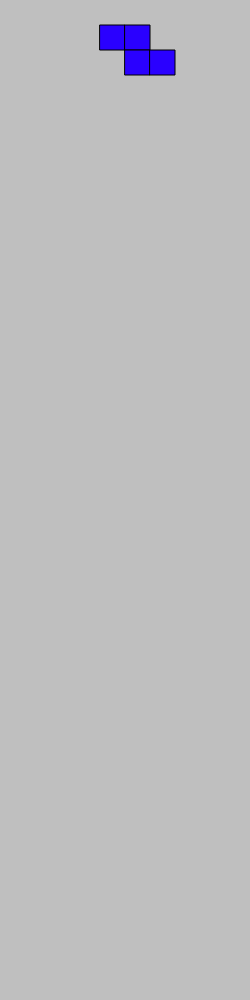
Frame 1 (no input)
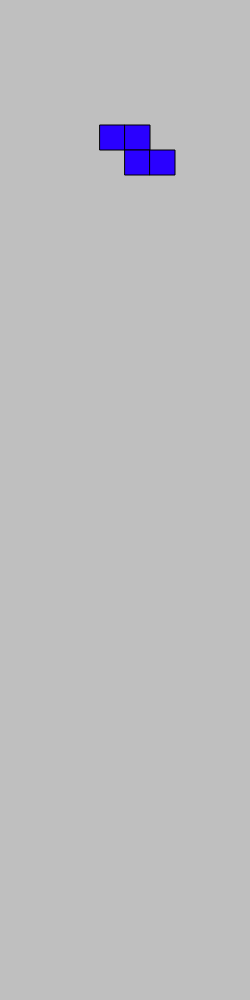
Frame 60 (no input)
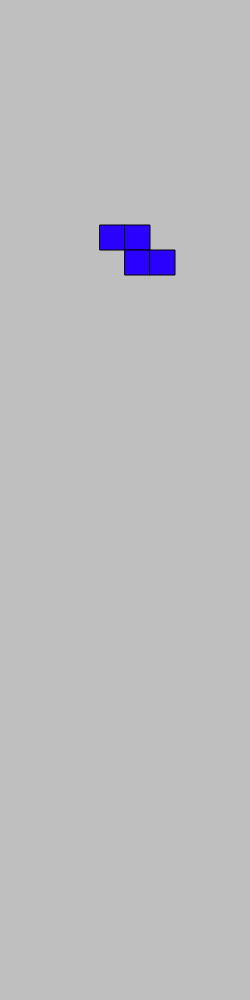
Frame 120 (the mouse pressed at the canvas centre since frame 60)

The p5.js sketch that drew these frames (run headless with seeded random() and noise() and a simulated clock; from frame 60 on, the mouse is pressed at the canvas centre):

// p5.js sketch
// ── sketch.js
let resx = 250;
let N = 10;
let w = resx/N;

let M = Math.floor(window.innerHeight/w)
let resy = M*w;

let current;
let bloco;

function keyPressed() {
  if (keyCode === UP_ARROW) current.turn();
  else if (keyCode === LEFT_ARROW) {
    if (!current.contactLeft()) current.x-=w;
  } else if (keyCode === RIGHT_ARROW) {
    if (!current.contactRight()) current.x+=w;
  }
}

function setup() {
  createCanvas(resx, resy);
  colorMode(HSB);
  rectMode(CENTER);
  current = new Peca();
  bloco = new Bloco();
}

function draw() {
  
  background(75);
  
  if (keyIsPressed === true) {
    if (keyCode === DOWN_ARROW) {
      if (!current.contactBottom()) current.y+=w;
    } 
  }
  
  update();
  current.show();
  bloco.checkFilledRows();
  bloco.show();
}

function update() {
    
  if(frameCount%15==0) {

    if ( !current.contactBottom() ) current.y+=w;
    else {
      bloco.addPeca(current);
      current = new Peca(); 
    }
  }
}
// ── Bloco.js
class Bloco {
  
    constructor () {
      this.cor = new Array(M*N).fill(null) ;
      this.ids = new Array(M*N).fill(null) ;
    }
    
    addPeca(peca) {
      
      let xs = peca.getXYs().xs;
      let ys = peca.getXYs().ys;
      
      for (let k = 0 ; k < xs.length ; k++ ){
        
        let i = floor( xs[k] / w );
        let j = floor( ys[k] / w );
        let index = i + j*N;
        
        this.cor[index] = peca.hu;
        this.ids[index] = index;
      }
    }
    
    show () {
      
      let reducedIds = this.ids.filter( id => id!=null);
      if( reducedIds.length == 0) return;
      
      stroke(0,0,0);
      strokeWeight(1);
      
      for(let id of reducedIds) {
        let xp = ( id%N )*w + w/2;
        let yp = floor( id/N )*w + w/2;
        
        fill(this.cor[id],255,255);
        rect(xp,yp,w,w);
      }
    }
    
    checkFilledRows() {
      
      for (let row = M-1 ; row >= 0 ; row--) {
        
        let cont = 0;
        
        for (let i = 0 ; i < N ; i ++) {
          let index = i + row*N;
          if (this.ids[index] != null) cont++;
        }
        
        if (cont == 0) return;
        if (cont == N) {
          this.exclude(row);
          return;
        }
      }
    }
    
    exclude(row){
            
      let index = row*N;
      this.ids.splice(index,N);
      this.cor.splice(index,N);
      
      for (let ind = index-1 ; ind >= 0 ; ind--) {
        if ( this.ids[ind] != null ) {
          this.ids[ind] += N;
        }
      }
      
      for (let i = 0 ; i < N ; i++) {
        this.cor.unshift(null);
        this.ids.unshift(null);
      }
    }
    
} // class ends
  
// ── Peca.js
class Peca {
  
    constructor() {
      
      let pecas = [
        [5,9,10,11],
        [6,8,9,10],
        [5,6,9,10],
        [6,9,10,11],
        [8,9,5,6],
        [5,6,10,11],
        [8,9,10,11]
      ];
      
      let num = floor(random(pecas.length));
      
      this.x = 3*w;
      this.y = 0*w;
      this.hu = 50*num;
      this.th = 0;
      this.ind = pecas[num];
    }
    
    getXYs() {
      
      let xs = [];
      let ys = [];
      
      for (let id of this.ind){
        let i = id%4;
        let j = floor(id/4);
        let x = i*w + w/2;
        let y = j*w + w/2;
  
        let xp =   (x-2*w)*cos(this.th) + 
                   (y-2*w)*sin(this.th) + 2*w;
        let yp = - (x-2*w)*sin(this.th) + 
                   (y-2*w)*cos(this.th) + 2*w;
  
        xs.push( xp+=this.x );
        ys.push( yp+=this.y );
      }
      return { xs: xs , ys: ys };
    }
    
    show() {
    
      stroke(0,0,0);
      strokeWeight(1);
      fill(this.hu,255,255);
      
      let xAll = this.getXYs().xs;
      let yAll = this.getXYs().ys;
      
      for (let i = 0; i < xAll.length ; i++){
        rect(xAll[i],yAll[i],w,w);
      }
      
    }
  
    contactLeft () {
      
      let xs = this.getXYs().xs;
      let ys = this.getXYs().ys;
      
      if (min(xs) < w) return true;
      
      let reducedIds = bloco.ids.filter( id => id!=null);
      if( reducedIds.length == 0) return false;
      
      for (let k = 0 ; k < xs.length ; k++ ){
        let i = floor( xs[k] / w );
        let j = floor( ys[k] / w );
        let index = i + j*N;
        
        if (bloco.ids[index-1] != null ) return true; 
      }
      return false;
    }
    
    contactRight () {
      
      let xs = this.getXYs().xs;
      let ys = this.getXYs().ys;
      
      if (max(xs) > width - w) return true;
      
      let reducedIds = bloco.ids.filter( id => id!=null);
      if( reducedIds.length == 0) return false;
      
      for (let k = 0 ; k < xs.length ; k++ ){
        let i = floor( xs[k] / w );
        let j = floor( ys[k] / w );
        let index = i + j*N;
        
        if (bloco.ids[index+1] != null ) return true; 
      }
      return false;
    }
    
    contactBottom () {
      
      let xs = this.getXYs().xs;
      let ys = this.getXYs().ys;
      
      if (max(ys) > height - w) return true;
      
      let reducedIds = bloco.ids.filter( id => id!=null);
      if( reducedIds.length == 0) return false;
      
      for (let k = 0 ; k < xs.length ; k++ ){
        let i = floor( xs[k] / w );
        let j = floor( ys[k] / w );
        let index = i + j*N;
        
        if (bloco.ids[index+N] != null ) return true; 
      }
      return false;
    }
    
    turn(){
      this.th-=PI/2;
    }
}
// ── style.css
html, body {
    margin: 0;
    padding: 0;
}
canvas {
    display: block;
  }
